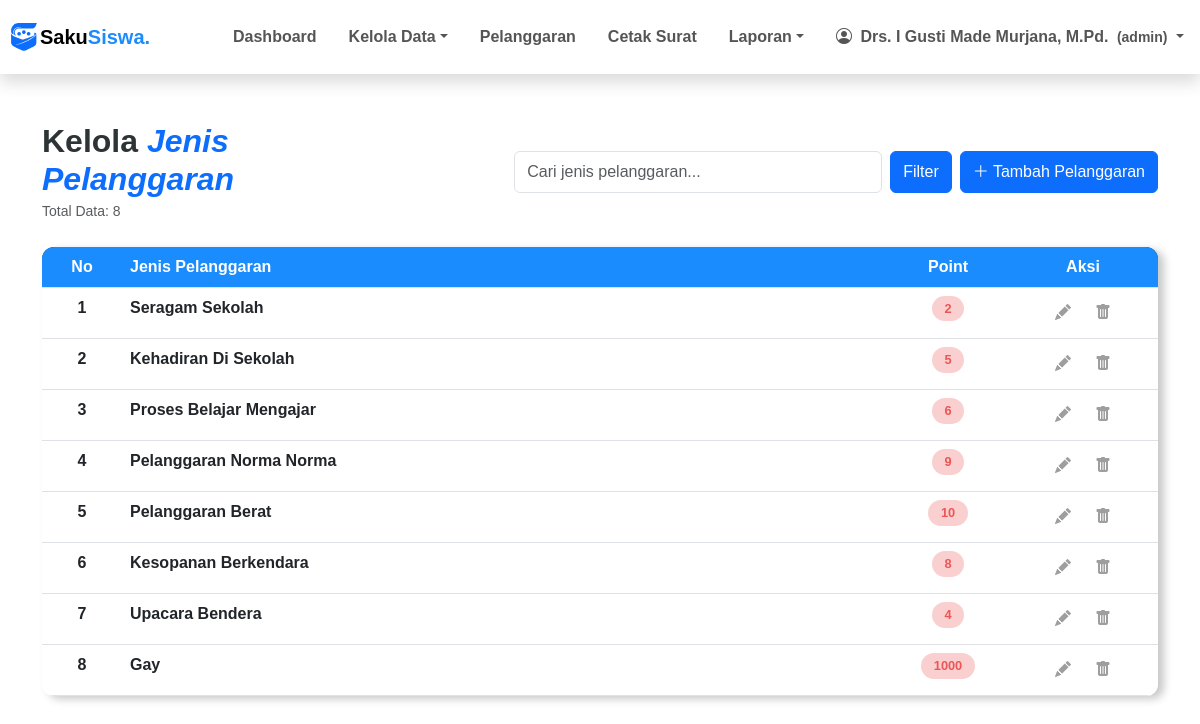
The app's page /pages/pelanggaran/list.php (signed in) with its own data.
### tables this page shows
CREATE TABLE `jenis_pelanggaran` (
  `id_jenis_pelanggaran` int NOT NULL,
  `jenis` varchar(50) DEFAULT NULL,
  `poin` int DEFAULT NULL
);

### pages/pelanggaran/list.php (the view, shortened to what this page needs)
<?php
include ROOTPATH . "/config/config.php";
include ROOTPATH . "/includes/header.php";
$result = mysqli_query($conn, "SELECT * FROM jenis_pelanggaran ORDER BY id_jenis_pelanggaran");
$total_pelanggaran = mysqli_num_rows($result);
?>
<div class="container py-5">
    <div class="row align-items-center mb-4">
        <div class="col-md-4">
            <h2 class="main-title mb-0" style="color: #2d3436; font-weight: 700;">
                Kelola <span class="text-primary fst-italic">Jenis Pelanggaran</span>
            </h2>
            <small class="text-muted">Total Data: <?php echo $total_pelanggaran ?></small>
        </div>
        <div class="col-md-8">
            <form action="" method="POST" class="d-flex justify-content-md-end gap-2">
                <input type="text" class="form-control w-50" placeholder="Cari jenis pelanggaran..." name="nama">
                <button type="submit" class="btn btn-primary">
                    Filter
                </button>
                <a href="add.php" class="btn btn-primary py-2">
                    <i class="bi bi-plus-lg"></i> Tambah Pelanggaran
                </a>
            </form>
        </div>
    </div>
    <div class="table-container" style="max-height: 500px; overflow-y: auto;">
        <table class="table table-hover mb-0">
            <thead class="table-dark-custom">
                <tr>
                    <th class="text-center" style="width: 80px;">No</th>
                    <th>Jenis Pelanggaran</th>
                    <th class="text-center" style="width: 120px;">Point</th>
                    <th class="text-center" style="width: 150px;">Aksi</th>
                </tr>
            </thead>
            <tbody>
                <?php
                $no = 1;
                while ($row = mysqli_fetch_assoc($result)):
                    ?>
                    <tr>
                        <td class="text-center fw-semibold"><?= $no++ ?></td>
                        <td class="fw-semibold"><?= htmlspecialchars($row['jenis']) ?></td>
                        <td class="text-center">
                            <span class="poin-badge-detail"><?= $row['poin'] ?></span>
                        </td>
                        <td class="text-center d-flex justify-content-center gap-1 px-0">
                            <a class="btn-action btn-edit" href="edit.php?id=<?= $row['id_jenis_pelanggaran'] ?>"
                                title="Edit">
                                <i class="bi bi-pencil-fill"></i>
                            </a>
                            <form action="/SistemPoin/process/pelanggaran_process.php" method="post"
                                onsubmit="return confirm('Ingin Menghapus data <?= $row['jenis'] ?>?')">
                                <button class="btn-action btn-delete" title="Hapus" type="submit">
                                    <i class="bi bi-trash-fill"></i>
                                </button>
                            </form>
                        </td>
                    </tr>
                <?php endwhile; ?>
            </tbody>
        </table>
    </div>
</div>
<?php include '../../includes/footer.php'; ?>

### assets/css/style.css (style rules this page uses)
.table-container { background: #ffffff; border-radius: 12px; overflow: hidden; box-shadow: rgba(0, 0, 0, 0.219) 6px 3px 8px !important; }
.table-dark-custom { background-color: #1a374d !important; color: white !important; }
.btn-action { color: #9e9e9e; transition: all 0.3s ease; background: none; border: none; padding: 5px 10px; }
th { background-color: #1a8cfd !important; color: white !important; }
.btn { transition: all 0.4s ease-in-out !important; }
.poin-badge-detail { background: #eb575749; color: #eb5757; padding: 0.2rem 0.8rem; border-radius: 20px; font-size: 0.8rem; font-weight: 600; display: inline-block; }

### includes/header.php (style rules this page uses)
body { font-family: 'Poppins', sans-serif !important; }

### records on screen
jenis_pelanggaran: jenis "Seragam Sekolah", poin "2"
jenis_pelanggaran: jenis "Kehadiran Di Sekolah", poin "5"
jenis_pelanggaran: jenis "Proses Belajar Mengajar", poin "6"
jenis_pelanggaran: jenis "Pelanggaran Norma Norma", poin "9"
jenis_pelanggaran: jenis "Pelanggaran Berat", poin "10"
jenis_pelanggaran: jenis "Kesopanan Berkendara", poin "8"
jenis_pelanggaran: jenis "Upacara Bendera", poin "4"
jenis_pelanggaran: jenis "Gay", poin "1000"

### other values on screen
$_SESSION['nama_pengguna'] "Drs. I Gusti Made Murjana, M.Pd."
$_SESSION['user_role'] "admin"
$total_pelanggaran "8"
